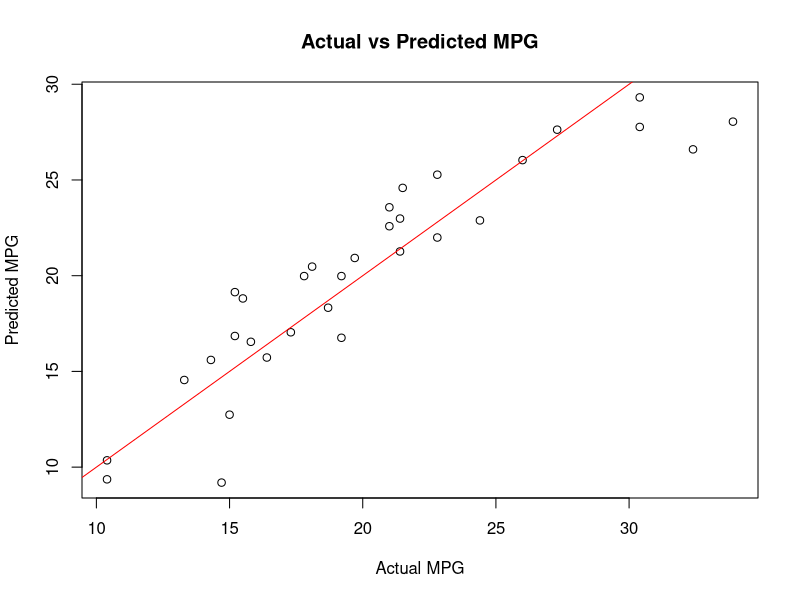

This chart was generated by the following R code:
data(mtcars)
model <- lm(mpg ~ wt + hp, data = mtcars)
summary(model)
predicted_mpg <- predict(model)

plot(mtcars$mpg, predicted_mpg, 
     xlab = "Actual MPG", ylab = "Predicted MPG", 
     main = "Actual vs Predicted MPG")
abline(0, 1, col = "red")